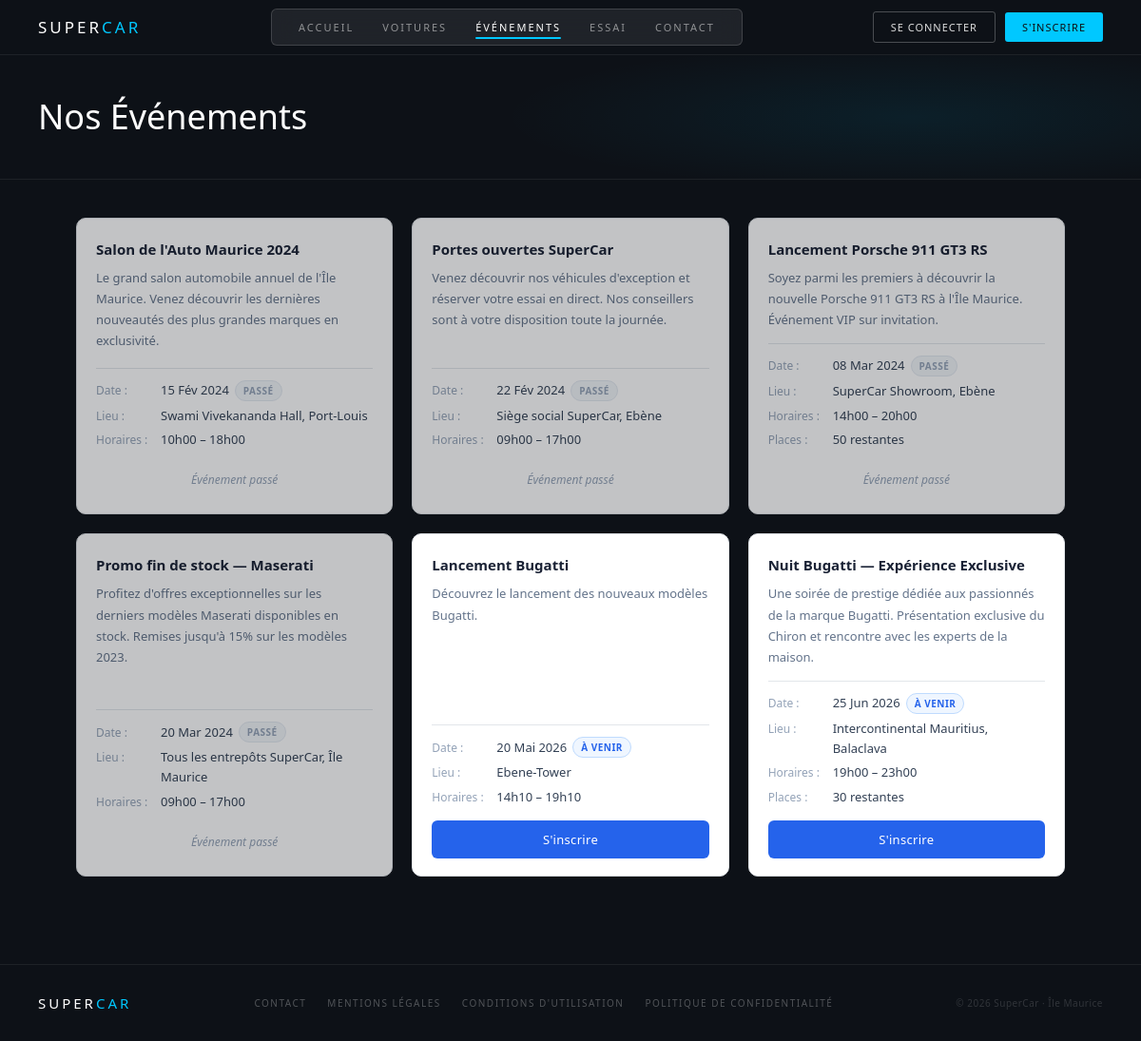
Screenshot of /code/client/pages/evenements.php with the database file from the repository.
### tables this page shows
CREATE TABLE IF NOT EXISTS `evenements` (
  `id` int(11) NOT NULL AUTO_INCREMENT,
  `titre` varchar(200) NOT NULL,
  `description` text,
  `lieu` varchar(200) DEFAULT NULL,
  `date_event` date NOT NULL,
  `heure_debut` time DEFAULT NULL,
  `heure_fin` time DEFAULT NULL,
  `type_event` enum('Salon','Lancement','Portes ouvertes','Promotion','VIP') DEFAULT 'Salon',
  `inscription_requise` tinyint(1) DEFAULT '0',
  `places_max` int(11) DEFAULT NULL,
  `image_path` varchar(255) DEFAULT NULL,
  `actif` tinyint(1) DEFAULT '1',
  `created_at` datetime DEFAULT CURRENT_TIMESTAMP,
  PRIMARY KEY (`id`)
);

### code/config/session.php (called while the page is built, shortened)
<?php
function estConnecte(): bool
{
    return isset($_SESSION['utilisateur_id']);
}
?>

### code/client/pages/evenements.php (the view, shortened to what this page needs)
<?php
require_once __DIR__ . '/../../config/session.php';
$pdo = getPDO();
$evenements = $pdo->query(
    "SELECT e.*,
            (SELECT COUNT(*) FROM inscriptions_evenements i
             WHERE i.evenement_id = e.id) AS nb_inscrits
     FROM evenements e
     WHERE e.actif = 1
     ORDER BY e.date_event ASC"
)->fetchAll();
$mois = ['Jan','Fév','Mar','Avr','Mai','Jun',
         'Jul','Aoû','Sep','Oct','Nov','Déc'];
$pageActive = 'evenements';
require_once __DIR__ . '/../../includes/header.php';
?>
<div class="page-banner">
    <h1 class="banner-title">Nos Événements</h1>
</div>
<section class="events-page-section">
    <?php if (empty($evenements)): ?>
        <p class="no-data">Aucun événement pour le moment.</p>
    <?php else: ?>
        <div class="ev-simple-grid">
            <?php foreach ($evenements as $ev): ?>
                <?php
                $est_passe = strtotime($ev['date_event']) < strtotime('today');
                $places_restantes = null;
                if ($ev['places_max']) {
                    $places_restantes = $ev['places_max'] - $ev['nb_inscrits'];
                }
                $complet = ($places_restantes !== null && $places_restantes <= 0);
                ?>
                <div class="ev-simple-card <?= $est_passe ? 'ev-simple-passe' : '' ?>">
                    <div class="ev-simple-top">
                        <h3 class="ev-simple-titre">
                            <?= htmlspecialchars($ev['titre']) ?>
                        </h3>
                        <p class="ev-simple-desc">
                            <?= htmlspecialchars($ev['description']) ?>
                        </p>
                    </div>
                    <div class="ev-simple-meta">
                        <div class="ev-simple-meta-row">
                            <span class="ev-meta-label">Date :</span>
                            <span class="ev-meta-value">
                                <?php
                                $d = strtotime($ev['date_event']);
                                echo date('d', $d) . ' ' . $mois[(int)date('n', $d) - 1] . ' ' . date('Y', $d);
                                ?>
                                <?php if ($est_passe): ?>
                                    <span class="ev-badge-passe">Passé</span>
                                <?php else: ?>
                                    <span class="ev-badge-avenir">À venir</span>
                                <?php endif; ?>
                            </span>
                        </div>
                        <div class="ev-simple-meta-row">
                            <span class="ev-meta-label">Lieu :</span>
                            <span class="ev-meta-value">
                                <?= htmlspecialchars($ev['lieu']) ?>
                            </span>
                        </div>
                        <div class="ev-simple-meta-row">
                            <span class="ev-meta-label">Horaires :</span>
                            <span class="ev-meta-value">
                                <?= date('H\hi', strtotime($ev['heure_debut'])) ?>
                                – <?= date('H\hi', strtotime($ev['heure_fin'])) ?>
                            </span>
                        </div>
                        <?php if ($places_restantes !== null): ?>
                            <div class="ev-simple-meta-row">
                                <span class="ev-meta-label">Places :</span>
                                <span class="ev-meta-value <?= $places_restantes <= 5 ? 'ev-urgence' : '' ?>">
                                    <?php if ($complet): ?>
                                        Complet
                                    <?php else: ?>
                                        <?= $places_restantes ?> restante<?= $places_restantes > 1 ? 's' : '' ?>
                                    <?php endif; ?>
                                </span>
                            </div>
                        <?php endif; ?>
                    </div>
                    <?php if (!$est_passe): ?>
                        <button class="ev-simple-btn <?= $complet ? 'ev-simple-btn-complet' : '' ?>"
                                <?= $complet ? 'disabled' : '' ?>
                                onclick="<?= $complet ? '' : 'ouvrirInscription(' . $ev['id'] . ', \'' . addslashes($ev['titre']) . '\', ' . (int)$ev['inscription_requise'] . ')' ?>">
                            <?= $complet ? 'Complet' : 'S\'inscrire' ?>
                        </button>
                    <?php else: ?>
                        <div class="ev-simple-passe-label">Événement passé</div>
                    <?php endif; ?>
                </div>
            <?php endforeach; ?>
        </div>
    <?php endif; ?>
</section>
<?php require_once __DIR__ . '/../../includes/footer.php'; ?>

### code/includes/header.php (shortened to what this page needs)
<?php
require_once __DIR__ . '/../config/session.php';
$pageActive = $pageActive ?? 'accueil';
?>
<!DOCTYPE html>
<html lang="fr">
<head>
    <link rel="stylesheet" href="/assets/css/style.css">
</head>
<body>
<nav class="nav <?= $pageActive === 'accueil' ? '' : 'nav-solid' ?>">
    <a href="/index.php" class="nav-logo">
        Super<span>Car</span>
    </a>
    <div class="nav-links">
        <a href="/index.php"
           class="<?= $pageActive === 'accueil' ? 'active' : '' ?>">
            Accueil
        </a>
        <a href="/client/pages/voitures.php"
           class="<?= $pageActive === 'voitures' ? 'active' : '' ?>">
            Voitures
        </a>
        <a href="/client/pages/evenements.php"
           class="<?= $pageActive === 'evenements' ? 'active' : '' ?>">
            Événements
        </a>
        <a href="/client/pages/essai.php"
           class="<?= $pageActive === 'essai' ? 'active' : '' ?>">
            Essai
        </a>
        <a href="/client/pages/contact.php"
           class="<?= $pageActive === 'contact' ? 'active' : '' ?>">
            Contact
        </a>
    </div>
    <div class="nav-auth">
        <?php if (estConnecte()): ?>
            <span class="nav-username">
                Bonjour, <?= htmlspecialchars(prenomConnecte()) ?>
            </span>
            <a href="/includes/deconnexion.php" class="btn-login">
                Se déconnecter
            </a>
        <?php else: ?>
            <a href="/includes/connexion.php" class="btn-login">
                Se connecter
            </a>
            <a href="/includes/inscription.php" class="btn-signup">
                S'inscrire
            </a>
        <?php endif; ?>
    </div>
</nav>

### code/includes/footer.php (shortened to what this page needs)
<footer class="footer">
    <div class="footer-logo">
        Super<span>Car</span>
    </div>
    <div class="footer-links">
        <a href="/client/pages/contact.php">Contact</a>
        <a href="/client/pages/mentions_legales.php">Mentions légales</a>
        <a href="/client/pages/conditions_utilisation.php">Conditions d'utilisation</a>
        <a href="/client/pages/politique_confidentialite.php">Politique de confidentialité</a>
    </div>
    <div class="footer-copy">
        © <?= date('Y') ?> SuperCar · Île Maurice
    </div>
</footer>
</body>
</html>

### rows the page displays
evenements: titre "Salon de l'Auto Maurice 2024", description "Le grand salon automobile annuel de l'Île Maurice. Venez découvrir les dernières nouveautés des plus grandes marques en exclusivité.", date_event "15", date_event "Fév", date_event "2024", shows "PASSÉ", lieu "Swami Vivekananda Hall, Port-Louis", heure_debut "10h00", heure_fin "18h00", shows "Événement passé"
evenements: titre "Portes ouvertes SuperCar", description "Venez découvrir nos véhicules d'exception et réserver votre essai en direct. Nos conseillers sont à votre disposition toute la journée.", date_event "22", date_event "Fév", date_event "2024", shows "PASSÉ", lieu "Siège social SuperCar, Ebène", heure_debut "09h00", heure_fin "17h00", shows "Événement passé"
evenements: titre "Lancement Porsche 911 GT3 RS", description "Soyez parmi les premiers à découvrir la nouvelle Porsche 911 GT3 RS à l'Île Maurice. Événement VIP sur invitation.", date_event "08", date_event "Mar", date_event "2024", shows "PASSÉ", lieu "SuperCar Showroom, Ebène", heure_debut "14h00", heure_fin "20h00", places_max "50", shows "Événement passé"
evenements: titre "Promo fin de stock — Maserati", description "Profitez d'offres exceptionnelles sur les derniers modèles Maserati disponibles en stock. Remises jusqu'à 15% sur les modèles 2023.", date_event "20", date_event "Mar", date_event "2024", shows "PASSÉ", lieu "Tous les entrepôts SuperCar, Île Maurice", heure_debut "09h00", heure_fin "17h00", shows "Événement passé"
evenements: titre "Lancement Bugatti", description "Découvrez le lancement des nouveaux modèles Bugatti.", date_event "20", date_event "Mai", date_event "2026", shows "À VENIR", lieu "Ebene-Tower", heure_debut "14h10", heure_fin "19h10", shows "S"
evenements: titre "Nuit Bugatti — Expérience Exclusive", description "Une soirée de prestige dédiée aux passionnés de la marque Bugatti. Présentation exclusive du Chiron et rencontre avec les experts de la maison.", date_event "25", date_event "Jun", date_event "2026", shows "À VENIR", lieu "Intercontinental Mauritius, Balaclava", heure_debut "19h00", heure_fin "23h00", places_max "30", shows "S"
